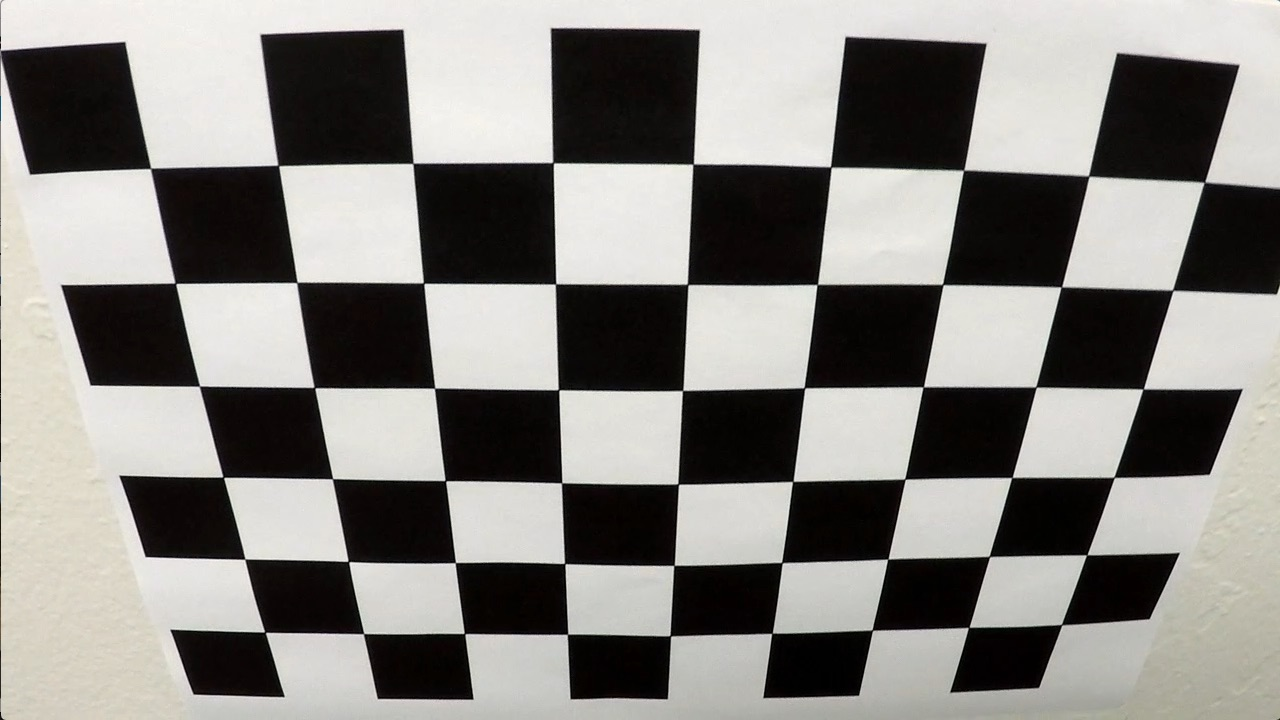
#> input picture camera_cal/calibration2.jpg, 1280 x 720 px; the run also reads 1 picture not shown here
$ jupyter execute --allow-errors Pipeline.ipynb   (shell and % lines are left out)   (older library calls are emulated)
#> lines starting #> are read from the running program, lines starting #| are printed output that depends on the picture; after the words box and inside, x2 and y2 are one past the last pixel; in counts of white or black regions, pixels touching at a corner belong together
[cell 1]
#Import packages
import matplotlib.pyplot as plt
import matplotlib.image as mpimg
import numpy as np
import cv2
import math
import os
import glob

[cell 2]
test_img = cv2.imread('camera_cal/calibration2.jpg') #read in each image
#> test_img is the input picture: shape (720, 1280, 3); mean B, G, R 128.5, 132.4, 134.4
test_gray = cv2.cvtColor(test_img, cv2.COLOR_BGR2GRAY) #convert to grayscale
t_ret,t_corners = cv2.findChessboardCorners(test_gray,(9,6),None)
#> t_ret = True; t_corners = 54 rows, first 8: [150.6, 168.4], [278.3, 165.4], [412.9, 163.5], [553, 162.6], [693.2, 164.2], [830.6, 166.9], [963.5, 170.4], [1088.6, 176.1]
print(t_ret)
#| True
if t_ret==True:
    test_img = cv2.drawChessboardCorners(test_img,(9,6),t_corners,t_ret)
#> test_img: shape (720, 1280, 3); 3.76% of pixels changed, all inside (x1, y1, x2, y2) = (145, 157, 1211, 643)
    %matplotlib inline
    plt.imshow(test_img)

[cell 3]
# Iterate through the images, get the camera calibration chessboard corners
images = glob.glob('camera_cal/calibration*.jpg')

# initialize arrays to store object point and image points
objpoints = []
imgpoints = []

objp = np.zeros((9*6,3), np.float32)
objp[:,:2] = np.mgrid[0:9,0:6].T.reshape(-1,2)

for fname in images:
    img = cv2.imread(fname) #read in each image
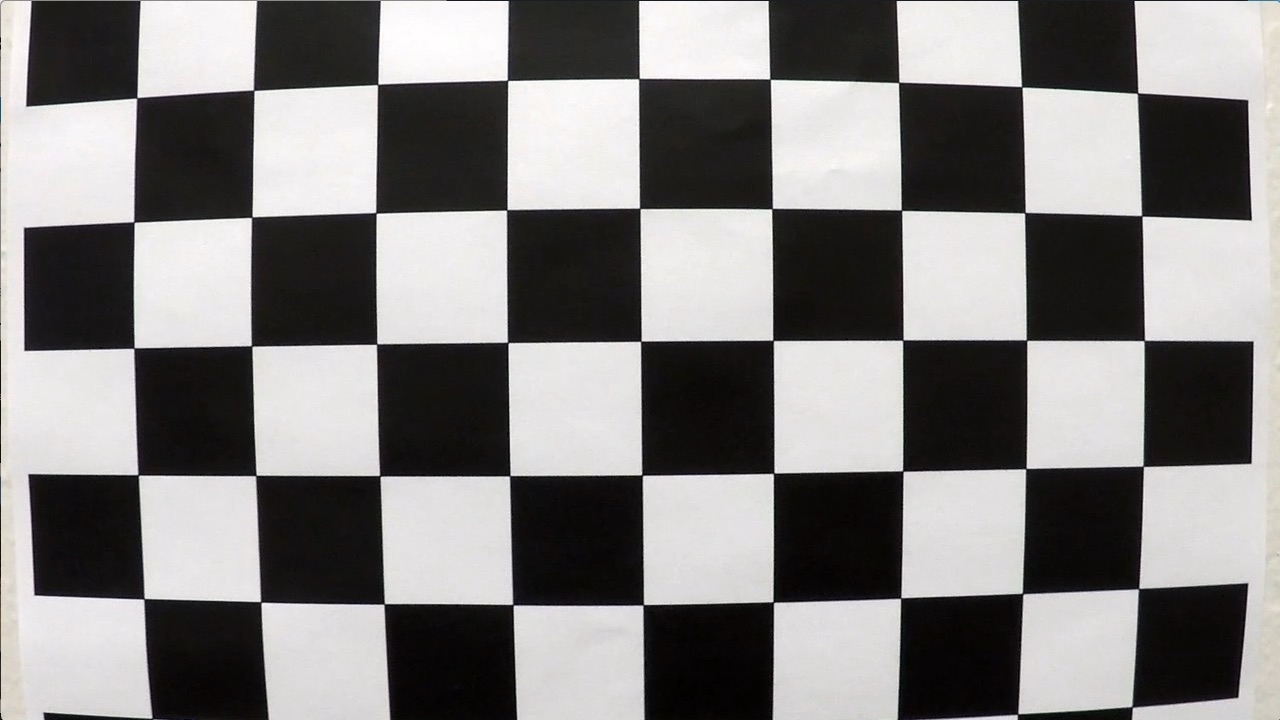
#> input picture camera_cal/calibration1.jpg, 1280 x 720 px
#> img is the input picture: shape (720, 1280, 3); mean B, G, R 127.8, 128.4, 130.1
    gray = cv2.cvtColor(img, cv2.COLOR_BGR2GRAY) #convert to grayscale
    ret,corners = cv2.findChessboardCorners(gray,(9,6),None)
#> ret = False; corners = None
    if ret==True:
        objpoints.append(objp)
        imgpoints.append(corners)
        img = cv2.drawChessboardCorners(img,(9,6),corners,ret)
        plt.imshow(img)

[cell 4]
# calculate calibration parameters and define function

#gray = cv2.cvtColor(cv2.imread('camera_cal/calibration2.jpg'), cv2.COLOR_BGR2GRAY)
#ret, mtx, dist, rvecs, tvecs = cv2.calibrateCamera(objpoints, imgpoints, gray.shape[::-1], None, None)

def cal_undistort(img, objpoints, imgpoints):
    gray = cv2.cvtColor(img,cv2.COLOR_RGB2GRAY)
    ret, mtx, dist, rvecs, tvecs = cv2.calibrateCamera(objpoints, imgpoints, gray.shape[::-1], None, None)
    undist = cv2.undistort(img,mtx,dist,None,mtx)
    return undist

[cell 5]
# test calibration and undistortion performance. Looks good?
undistorted = cal_undistort(cv2.imread('camera_cal/calibration3.jpg'), objpoints, imgpoints)
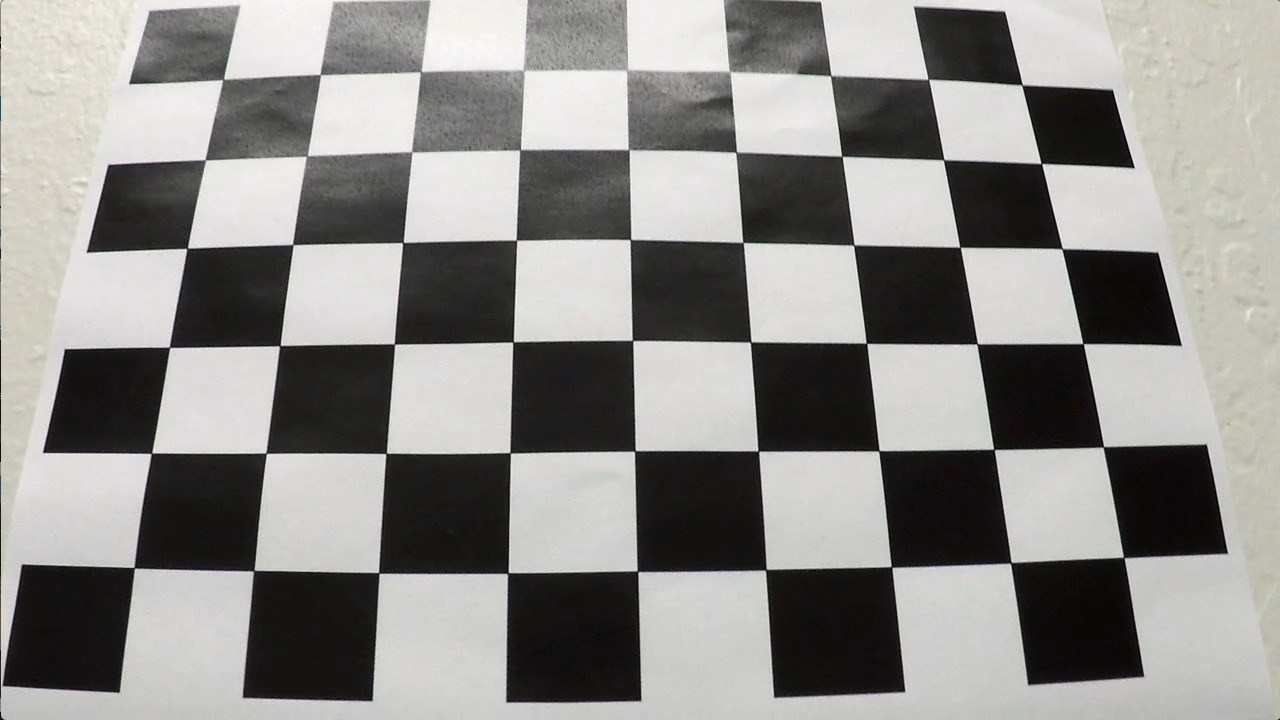
#> input picture camera_cal/calibration3.jpg, 1280 x 720 px
#> in cal_undistort, img is the input picture: shape (720, 1280, 3); mean B, G, R 138.1, 141, 141.8
plt.imshow(undistorted)
mpimg.imsave("undistorted cali3.jpg",undistorted)

[cell 6]
### Read test images, and calculate perspective transform
# First of all, read a straight line image and run undistortion function, show it and manually measure 4 points
img = cv2.imread('test_images/straight_lines2.jpg')
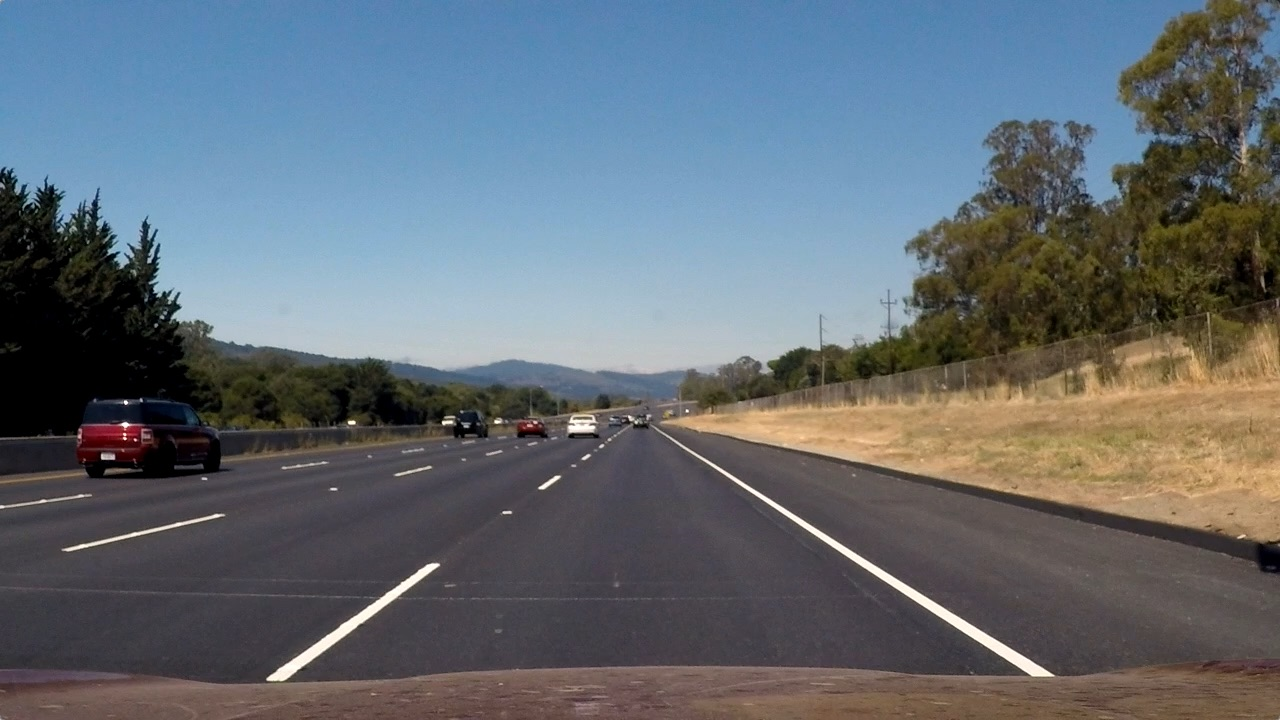
#> input picture test_images/straight_lines2.jpg, 1280 x 720 px
#> img is the input picture: shape (720, 1280, 3); mean B, G, R 115.1, 107.7, 99.4
img = cv2.cvtColor(img,cv2.COLOR_BGR2RGB)
undistorted = cal_undistort(img, objpoints, imgpoints)

f, (ax1, ax2) = plt.subplots(1, 2, figsize=(24, 9))
f.tight_layout()
ax1.imshow(img)
ax1.set_title('Original Image', fontsize=50)
ax2.imshow(undistorted)
ax2.set_title('Undistorted Image', fontsize=50)
plt.subplots_adjust(left=0., right=1, top=0.9, bottom=0.)

[cell 7]
# Plot the 4 points together with the undistorted straight line image, run perspective transform
plt.imshow(undistorted)
plt.plot(704,458,'.')
plt.plot(1046,670,'.')
plt.plot(276,670,'.')
plt.plot(582,458,'.')

[cell 8]
# define perspective transform function here
def warp(img):
    img_size = (img.shape[1],img.shape[0])
    # 4 source points
    src = np.float32(
    [[704,458],
     [1046,670],
     [276,670],
     [582,458]])
    # 4 desired points
    dst = np.float32(
    [[1030,0],
     [1030,720],
     [250,720],
     [250,0]])

    M = cv2.getPerspectiveTransform(src, dst)
    Minv = cv2.getPerspectiveTransform(dst, src)
    warped = cv2.warpPerspective(img, M, img_size, flags=cv2.INTER_LINEAR)
    return warped

#Calculate M and Minv for future convenience.
src = np.float32(
    [[704,458],
     [1046,670],
     [276,670],
     [582,458]])
# 4 desired points
dst = np.float32(
    [[1030,0],
     [1030,720],
     [250,720],
     [250,0]])
M = cv2.getPerspectiveTransform(src, dst)
Minv = cv2.getPerspectiveTransform(dst, src)

[cell 9]

img = cv2.imread('test_images/straight_lines2.jpg')
img = cv2.cvtColor(img,cv2.COLOR_BGR2RGB)
undistorted = cal_undistort(img, objpoints, imgpoints)
warped_im = warp(undistorted)

f, (ax1, ax2) = plt.subplots(1, 2, figsize=(24, 9))
f.tight_layout()
ax1.imshow(undistorted)
ax1.set_title('undistored Image', fontsize=50)
ax2.imshow(warped_im)
ax2.set_title('warped Undistorted Image', fontsize=50)
plt.subplots_adjust(left=0., right=1, top=0.9, bottom=0.)

[cell 10]
### Define functions for gradient threshold operations

def abs_sobel_thresh(img, orient='x', sobel_kernel=3, thresh=(0, 255)):
#> called with orient = 'x', sobel_kernel = 5, thresh = (20, 100)
    gray = cv2.cvtColor(img,cv2.COLOR_RGB2GRAY)
    #gray = img
    if orient=='x':
        sobel = cv2.Sobel(gray,cv2.CV_64F,1,0,ksize=sobel_kernel)
    if orient=='y':
        sobel = cv2.Sobel(gray,cv2.CV_64F,1,0,ksize=sobel_kernel)
    abs_sobel = np.absolute(sobel)
    scaled_sobel = np.uint8(255*abs_sobel/np.max(abs_sobel))
    sxbinary = np.zeros_like(scaled_sobel)
    sxbinary[(scaled_sobel >= thresh[0]) & (scaled_sobel <= thresh[1])] = 1
    grad_binary = sxbinary # Remove this line
    return grad_binary

def mag_thresh(img, sobel_kernel=3, mag_thresh=(0, 255)):
#> called with sobel_kernel = 5, mag_thresh = (50, 255)
    gray = cv2.cvtColor(img,cv2.COLOR_RGB2GRAY)
    sobelx = cv2.Sobel(gray,cv2.CV_64F,1,0,ksize=sobel_kernel)
    sobely = cv2.Sobel(gray,cv2.CV_64F,0,1,ksize=sobel_kernel)
    abs_sobelxy = np.sqrt(sobelx*sobelx+sobely*sobely)
    scaled_sobel = np.uint8(255*abs_sobelxy/np.max(abs_sobelxy))
    mag_binary = np.zeros_like(scaled_sobel)
    mag_binary[(scaled_sobel >= mag_thresh[0]) & (scaled_sobel <= mag_thresh[1])] = 1
    return mag_binary

def dir_threshold(img, sobel_kernel=3, thresh=(0, np.pi/2)):
#> called with sobel_kernel = 5, thresh = (0.7, 1.3)
    gray = cv2.cvtColor(img,cv2.COLOR_RGB2GRAY)
    sobelx = cv2.Sobel(gray,cv2.CV_64F,1,0,ksize=sobel_kernel)
    sobely = cv2.Sobel(gray,cv2.CV_64F,0,1,ksize=sobel_kernel)
    abs_sobelx = np.absolute(sobelx)
    abs_sobely = np.absolute(sobely)
    grad_dir = np.arctan2(abs_sobely, abs_sobelx)
    #scaled_grad_dir = np.uint8(255*grad_dir/np.max(grad_dir))
    scaled_grad_dir = grad_dir
    binary_output = np.zeros_like(scaled_grad_dir)
    binary_output[(scaled_grad_dir >= thresh[0]) & (scaled_grad_dir <= thresh[1])] = 1
    return binary_output

def hls_select(img, thresh=(0, 255)):
#> called with thresh = (145, 255)
    hls = cv2.cvtColor(img,cv2.COLOR_RGB2HLS)
#> hls: shape (720, 1280, 3); mean of channels 0, 1, 2 84.1, 108.3, 62.4
    s = hls[:,:,2]
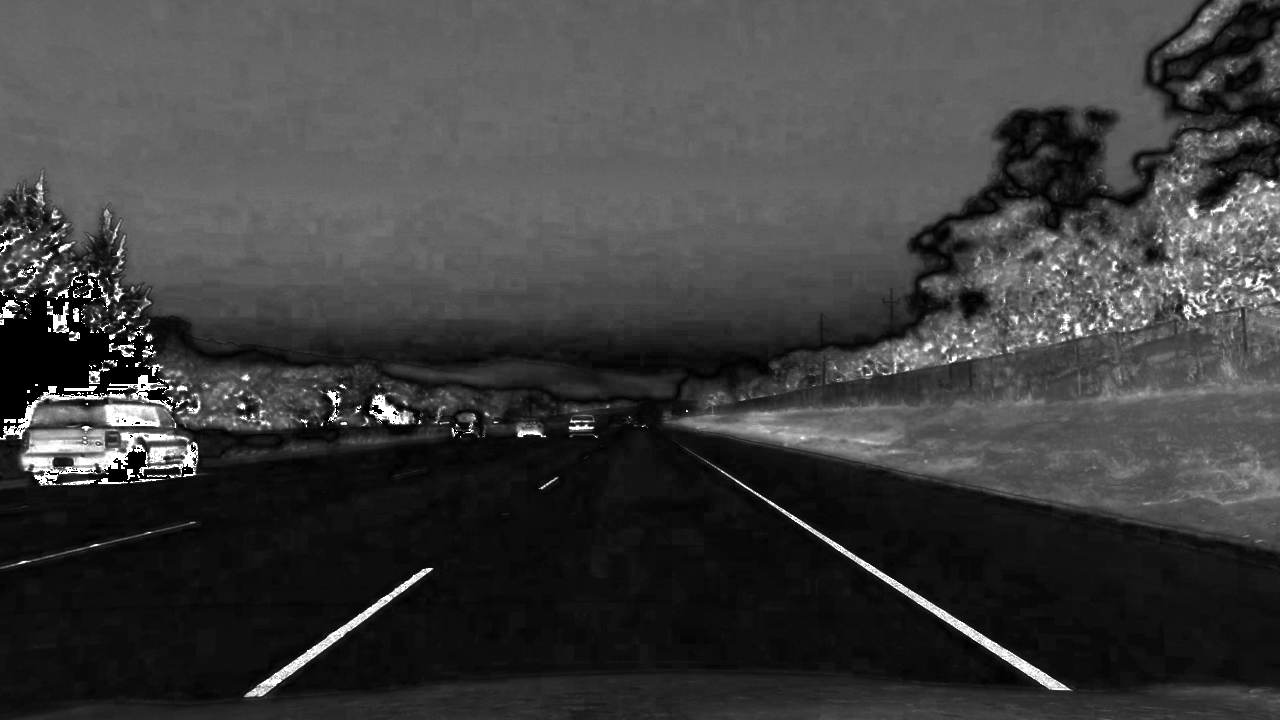
#> s: shape (720, 1280); min 0, max 255, mean 62.4
    #enalbe the following line for .png images
    #s = np.uint8(255*s/np.max(s))
    binary_output = np.zeros_like(s)
    binary_output[(s>thresh[0])&(s<=thresh[1])] = 1
    return binary_output

def combo_thresh(img):
    gradx = abs_sobel_thresh(img, orient='x', sobel_kernel=5, thresh=(20, 100))
    mag_binary = mag_thresh(img, sobel_kernel=5, mag_thresh=(100, 255))
    s_binary = hls_select(img,thresh=(145,255))
    color_binary = np.dstack(( np.zeros_like(gradx), gradx, s_binary)) * 255
    combined = np.zeros_like(s_binary)
    combined[(s_binary==1)|(gradx==1)] = 1
    return color_binary,combined

[cell 11]
# Choose a Sobel kernel size
ksize = 5 # Choose a larger odd number to smooth gradient measurements

[cell 12]
# Apply each of the thresholding functions, try various combinations, choose the best one and define a function for it.
# Use undistorted RGB image as input
image = undistorted
gradx = abs_sobel_thresh(image, orient='x', sobel_kernel=ksize, thresh=(20, 100))
grady = abs_sobel_thresh(image, orient='y', sobel_kernel=ksize, thresh=(20, 100))
mag_binary = mag_thresh(image, sobel_kernel=ksize, mag_thresh=(50, 255))
dir_binary = dir_threshold(image, sobel_kernel=ksize, thresh=(0.7, 1.3))
s_binary = hls_select(image,thresh=(145,255))
#> s_binary: shape (720, 1280); values 0 (black) and 1 (white), 2.8% white; 734 white regions (570 under 20 px), largest, box (x1, y1, x2, y2) and area: (21, 430, 189, 486) 3352, (721, 470, 1071, 690) 2477, (245, 568, 433, 697) 1708
#stack. first will be green, second will be blue
color_binary = np.dstack(( np.zeros_like(gradx), gradx, s_binary)) * 255
#> (the rest of the program and of its run is left out)
